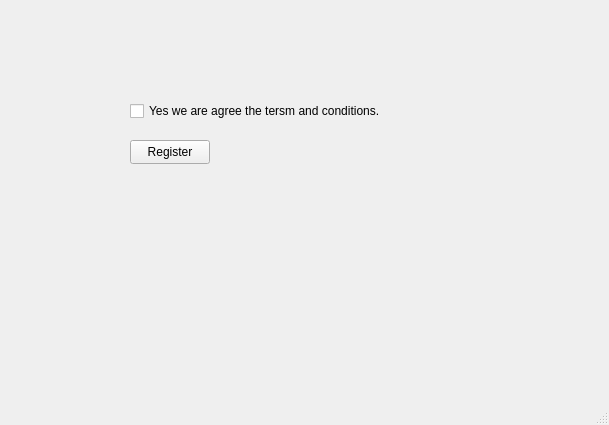
<?xml version="1.0" encoding="UTF-8"?>
<ui version="4.0">
 <class>MainWindow</class>
 <widget class="QMainWindow" name="MainWindow">
  <property name="geometry">
   <rect>
    <x>0</x>
    <y>0</y>
    <width>609</width>
    <height>425</height>
   </rect>
  </property>
  <property name="windowTitle">
   <string>MainWindow</string>
  </property>
  <widget class="QWidget" name="centralwidget">
   <widget class="QCheckBox" name="checkBox">
    <property name="geometry">
     <rect>
      <x>130</x>
      <y>100</y>
      <width>341</width>
      <height>22</height>
     </rect>
    </property>
    <property name="text">
     <string>Yes we are agree the tersm and conditions.</string>
    </property>
   </widget>
   <widget class="QPushButton" name="pushButton">
    <property name="geometry">
     <rect>
      <x>130</x>
      <y>140</y>
      <width>80</width>
      <height>24</height>
     </rect>
    </property>
    <property name="text">
     <string>Register</string>
    </property>
   </widget>
  </widget>
  <widget class="QMenuBar" name="menubar">
   <property name="geometry">
    <rect>
     <x>0</x>
     <y>0</y>
     <width>609</width>
     <height>21</height>
    </rect>
   </property>
  </widget>
  <widget class="QStatusBar" name="statusbar"/>
 </widget>
 <resources/>
 <connections/>
</ui>
